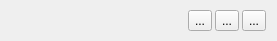
<?xml version="1.0" encoding="UTF-8"?>
<ui version="4.0">
 <class>ItemFloatButtons</class>
 <widget class="QWidget" name="ItemFloatButtons">
  <property name="geometry">
   <rect>
    <x>0</x>
    <y>0</y>
    <width>277</width>
    <height>41</height>
   </rect>
  </property>
  <property name="windowTitle">
   <string>Form</string>
  </property>
  <layout class="QHBoxLayout" name="horizontalLayout">
   <property name="spacing">
    <number>3</number>
   </property>
   <property name="topMargin">
    <number>0</number>
   </property>
   <property name="bottomMargin">
    <number>0</number>
   </property>
   <item>
    <spacer name="horizontalSpacer">
     <property name="orientation">
      <enum>Qt::Horizontal</enum>
     </property>
     <property name="sizeHint" stdset="0">
      <size>
       <width>175</width>
       <height>20</height>
      </size>
     </property>
    </spacer>
   </item>
   <item>
    <widget class="QToolButton" name="editButton">
     <property name="text">
      <string>...</string>
     </property>
    </widget>
   </item>
   <item>
    <widget class="QToolButton" name="quickPasteButton">
     <property name="text">
      <string>...</string>
     </property>
    </widget>
   </item>
   <item>
    <widget class="QToolButton" name="deleteButton">
     <property name="text">
      <string>...</string>
     </property>
    </widget>
   </item>
  </layout>
 </widget>
 <resources/>
 <connections/>
</ui>
